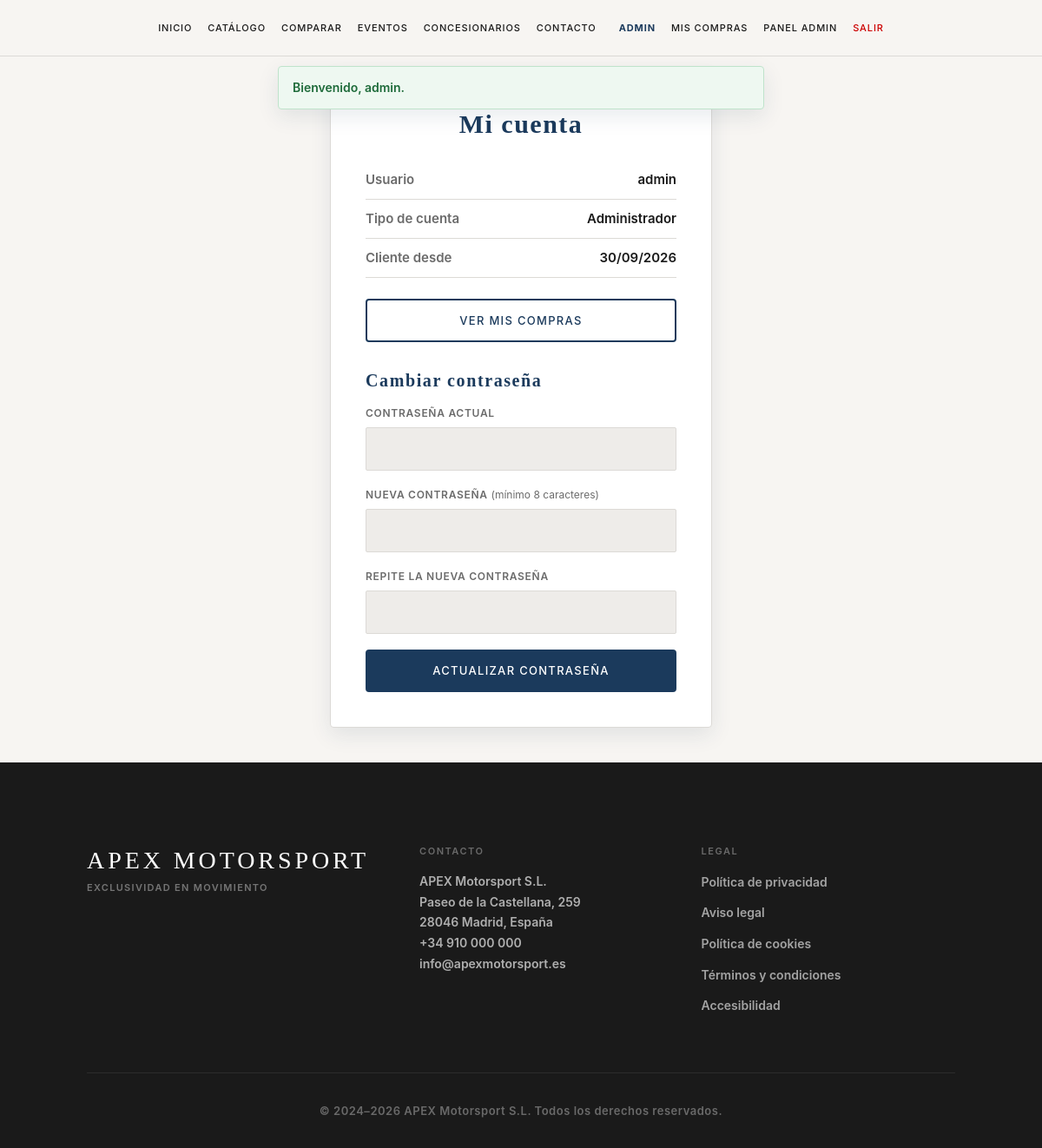
The app's page /cuenta.php (signed in) with its own data.
### tables this page shows
CREATE TABLE `usuarios` (
  `id`         INT UNSIGNED NOT NULL AUTO_INCREMENT,
  `usuario`    VARCHAR(50)  NOT NULL,
  `password`   VARCHAR(255) NOT NULL COMMENT 'Hash generado con password_hash()',
  `rol`        ENUM('usuario','admin') NOT NULL DEFAULT 'usuario',
  `created_at` DATETIME NOT NULL DEFAULT CURRENT_TIMESTAMP,
  PRIMARY KEY (`id`),
  UNIQUE KEY `uq_usuarios_usuario` (`usuario`)
);

### src/helpers.php (called while the page is built, shortened)
<?php
function db(): PDO
{
    return Database::connection();
}
function e(mixed $value): string
{
    return htmlspecialchars((string) $value, ENT_QUOTES | ENT_SUBSTITUTE, 'UTF-8');
}
function base_url(): string
{
    static $base = null;
    if ($base !== null) {
        return $base;
    }
    $script = str_replace('\\', '/', (string) realpath($_SERVER['SCRIPT_FILENAME'] ?? ''));
    $public = str_replace('\\', '/', (string) realpath(PUBLIC_PATH));
    $scriptName = str_replace('\\', '/', $_SERVER['SCRIPT_NAME'] ?? '');
    if ($script !== '' && str_starts_with($script, $public . '/')) {
        $relative = substr($script, strlen($public) + 1);
        if (str_ends_with($scriptName, $relative)) {
            return $base = substr($scriptName, 0, -strlen($relative));
        }
    }
    return $base = '/';
}
function url(string $path = ''): string
{
    return base_url() . ltrim($path, '/');
}
function view(string $template, array $data = []): void
{
    extract($data, EXTR_SKIP);
    require TEMPLATES_PATH . '/' . $template . '.php';
}
function field_attrs(array $errors, string $field): string
{
    return isset($errors[$field]) ? ' aria-invalid="true" aria-describedby="' . e($field) . '-error"' : '';
}

### src/Auth.php (called while the page is built, shortened)
<?php
final class Auth
{
    public static function user(): ?array
    {
        return $_SESSION[self::SESSION_KEY] ?? null;
    }
    public static function id(): ?int
    {
        return self::user()['id'] ?? null;
    }
    public static function isAdmin(): bool
    {
        return (self::user()['rol'] ?? null) === 'admin';
    }
}

### src/Repository/UserRepository.php (called while the page is built, shortened)
<?php
final class UserRepository
{
    public function find(int $id): ?array
    {
        $stmt = $this->pdo->prepare('SELECT id, usuario, rol, created_at FROM usuarios WHERE id = ?');
        $stmt->execute([$id]);
        return $stmt->fetch() ?: null;
    }
}

### src/bootstrap.php (called while the page is built, shortened)
<?php
spl_autoload_register(static function (string $class): void {
    $prefix = 'App\\';
    $file = __DIR__ . '/' . str_replace('\\', '/', substr($class, strlen($prefix))) . '.php';
});
require __DIR__ . '/helpers.php';

### src/Config.php (called while the page is built, shortened)
<?php
final class Config
{
    private static array $items = [];
    public static function load(array $items): void
    {
        self::$items = $items;
    }
    public static function get(string $key, mixed $default = null): mixed
    {
        $value = self::$items;
        foreach (explode('.', $key) as $segment) {
            $value = $value[$segment];
        }
        return $value;
    }
}

### src/Database.php (called while the page is built, shortened)
<?php
final class Database
{
    private static ?PDO $connection = null;
    public static function connection(): PDO
    {
        if (self::$connection === null) {
            $dsn = sprintf(
                'mysql:host=%s;port=%d;dbname=%s;charset=%s',
                Config::get('db.host', '127.0.0.1'),
                (int) Config::get('db.port', 3306),
                Config::get('db.name'),
                Config::get('db.charset', 'utf8mb4')
            );
            self::$connection = new PDO($dsn, Config::get('db.user'), Config::get('db.password'), [
                PDO::ATTR_ERRMODE            => PDO::ERRMODE_EXCEPTION,
                PDO::ATTR_DEFAULT_FETCH_MODE => PDO::FETCH_ASSOC,
                PDO::ATTR_EMULATE_PREPARES   => false,
            ]);
            self::$connection->exec("SET time_zone = '" . date('P') . "'");
        }
        return self::$connection;
    }
}

### public/cuenta.php (the view, shortened to what this page needs)
<?php
require __DIR__ . '/../src/bootstrap.php';
$repo = new UserRepository(db());
$user = $repo->find(Auth::id());
$errors = [];
view('layout/header', ['title' => 'Mi cuenta', 'styles' => ['forms.css']]);
?>
  <main class="page centered-page" id="contenido">
    <section class="card card--narrow">
      <h1 class="card__title">Mi cuenta</h1>
      <dl class="account-summary">
        <div><dt>Usuario</dt><dd><?= e($user['usuario']) ?></dd></div>
        <div><dt>Tipo de cuenta</dt><dd><?= $user['rol'] === 'admin' ? 'Administrador' : 'Cliente' ?></dd></div>
        <div><dt>Cliente desde</dt><dd><?= e((new DateTimeImmutable($user['created_at']))->format('d/m/Y')) ?></dd></div>
      </dl>
      <p class="account-links">
        <a href="<?= e(url('mis_compras.php')) ?>" class="btn btn--outline btn--block">Ver mis compras</a>
      </p>
      <h2 class="account-subtitle">Cambiar contraseña</h2>
      <form action="<?= e(url('cuenta.php')) ?>" method="post" class="form" novalidate>
        <p class="form-group">
          <label for="current_password">Contraseña actual</label>
          <input type="password" id="current_password" name="current_password" autocomplete="current-password"
                 required<?= field_attrs($errors, 'current_password') ?>>
        </p>
        <p class="form-group">
          <label for="password">Nueva contraseña <span class="hint">(mínimo <?= UserValidator::MIN_PASSWORD ?> caracteres)</span></label>
          <input type="password" id="password" name="password" autocomplete="new-password"
                 minlength="<?= UserValidator::MIN_PASSWORD ?>" required<?= field_attrs($errors, 'password') ?>>
        </p>
        <p class="form-group">
          <label for="password_confirmation">Repite la nueva contraseña</label>
          <input type="password" id="password_confirmation" name="password_confirmation" autocomplete="new-password"
                 required<?= field_attrs($errors, 'password_confirmation') ?>>
        </p>
        <button type="submit" class="btn btn--primary btn--block">Actualizar contraseña</button>
      </form>
    </section>
  </main>

### templates/partials/nav.php (shortened to what this page needs)
<?php
$home = $isHome ? '' : url('index.php');
$user = Auth::user();
?>
<nav class="nav-main" aria-label="Navegación principal">
  <ul class="nav-list" id="nav-list">
    <li class="nav-item"><a href="<?= e($home) ?>#inicio" class="nav-link">Inicio</a></li>
    <li class="nav-item"><a href="<?= e($home) ?>#catalogo" class="nav-link">Catálogo</a></li>
    <li class="nav-item"><a href="<?= e(url('comparar.php')) ?>" class="nav-link">Comparar</a></li>
    <li class="nav-item"><a href="<?= e($home) ?>#eventos" class="nav-link">Eventos</a></li>
    <li class="nav-item"><a href="<?= e($home) ?>#concesionarios" class="nav-link">Concesionarios</a></li>
    <li class="nav-item"><a href="<?= e($home) ?>#contacto" class="nav-link">Contacto</a></li>
    <?php if ($user === null): ?>
      <li class="nav-item nav-item--spaced">
        <a href="<?= e(url('login.php')) ?>" class="nav-link nav-link--accent">Iniciar sesión</a>
      </li>
      <li class="nav-item">
        <a href="<?= e(url('registro.php')) ?>" class="nav-link">Registrarse</a>
      </li>
    <?php else: ?>
      <li class="nav-item nav-item--spaced">
        <a href="<?= e(url('cuenta.php')) ?>" class="nav-link nav-link--accent" title="Mi cuenta">
          <?= e($user['usuario']) ?>
        </a>
      </li>
      <li class="nav-item"><a href="<?= e(url('mis_compras.php')) ?>" class="nav-link">Mis compras</a></li>
      <?php if (Auth::isAdmin()): ?>
        <li class="nav-item"><a href="<?= e(url('admin/')) ?>" class="nav-link">Panel admin</a></li>
      <?php endif; ?>
      <li class="nav-item">
        <form action="<?= e(url('logout.php')) ?>" method="post" class="inline-form">
          <button type="submit" class="nav-link nav-link--button nav-link--danger">Salir</button>
        </form>
      </li>
    <?php endif; ?>
  </ul>
</nav>

### public/assets/css/styles.css (style rules this page uses)
:root { --color-bg: #f7f5f2; --color-surface: #ffffff; --color-surface-2: #eeece9; --color-border: #dcdad6; --color-accent: #1b3a5c; --color-accent-hover: #142d47; --color-text: #1a1a1a; --color-text-muted: #6b6b6b; --color-danger: #cc0000; --color-danger-hover: #a30000; --color-success: #1e6b3a; --color-white: #ffffff; --font-heading: 'Alfaqix Algorithm', 'Cormorant Garamond', Georgia, 'Times New Roman', serif; --font-body: 'Alfaqix Algorithm', 'Inter', system-ui, -apple-system, sans-serif; --spacing-xs: 8px; --spacing-sm: 16px; --spacing-md: 32px; --spacing-lg: 64px; --spacing-xl: 96px; --radius-sm: 2px; --radius-md: 4px; --radius-lg: 8px; --transition-fast: 150ms ease; --transition-base: 300ms ease; --nav-height: 64px; --shadow-sm: 0 2px 8px rgba(27, 58, 92, 0.06); --shadow-md: 0 8px 24px rgba(27, 58, 92, 0.10); --shadow-lg: 0 16px 40px rgba(27, 58, 92, 0.14); }
html { font-size: 16px; background-color: var(--color-bg); }
body { font-family: var(--font-body); font-weight: 600; color: var(--color-text); background-color: var(--color-bg); line-height: 1.6; }
h1, h2, h3, h4, h5, h6 { font-family: var(--font-heading); font-weight: 600; line-height: 1.2; letter-spacing: 0.08em; color: var(--color-text); }
h1 { font-size: 48px; }
h2 { font-size: 36px; }
p { line-height: 1.7; }
a { color: var(--color-accent); text-decoration: none; transition: color var(--transition-fast); }
.btn { display: inline-flex; align-items: center; justify-content: center; gap: 8px; padding: 12px 32px; border: 2px solid transparent; border-radius: var(--radius-md); font-family: var(--font-body); font-size: 13px; font-weight: 500; letter-spacing: 0.1em; text-transform: uppercase; cursor: pointer; transition: all var(--transition-base); white-space: nowrap; box-sizing: border-box; }
.btn--primary { background-color: var(--color-accent); color: var(--color-white); border-color: var(--color-accent); }
.btn--outline { background-color: transparent; color: var(--color-accent); border-color: var(--color-accent); }
.nav-main { position: fixed; top: 0; left: 0; right: 0; height: var(--nav-height); background-color: rgba(247, 245, 242, 0.96); border-bottom: 1px solid var(--color-border); display: flex; align-items: center; justify-content: center; padding: 0 var(--spacing-md); z-index: 1000; }
.nav-list { display: flex; gap: var(--spacing-md); }
.nav-link { font-family: var(--font-body); font-size: 12px; font-weight: 500; letter-spacing: 0.14em; text-transform: uppercase; color: var(--color-text); padding: 4px 0; position: relative; }
.nav-link::after { content: ''; position: absolute; bottom: -2px; left: 0; right: 0; height: 1px; background-color: var(--color-accent); transform: scaleX(0); transform-origin: left; transition: transform var(--transition-base); }
.btn--block { display: flex; width: 100%; }
.inline-form { display: inline; margin: 0; }
.nav-item--spaced { margin-left: 20px; }
.nav-link--accent, .nav-link--accent:hover, .nav-link--accent:focus { color: var(--color-accent); font-weight: 700; }
.nav-link--danger, .nav-link--danger:hover, .nav-link--danger:focus { color: var(--color-danger); }
.nav-link { white-space: nowrap; }
.nav-link--button { background: none; border: 0; cursor: pointer; font-family: var(--font-body); }
.page { max-width: 1100px; margin: 0 auto; padding: calc(var(--nav-height) + var(--spacing-md)) 20px var(--spacing-lg); }

### public/assets/css/responsive.css (style rules this page uses)
@media (max-width: 1200px) and (min-width: 901px) { .nav-main { padding: 0 var(--spacing-sm); } }
@media (max-width: 1200px) and (min-width: 901px) { .nav-list { gap: 18px; } }
@media (max-width: 1200px) and (min-width: 901px) { .nav-link { letter-spacing: 0.08em; font-size: 11px; } }
@media (max-width: 1200px) and (min-width: 901px) { .nav-item--spaced { margin-left: 8px; } }

### records on screen
usuarios: usuario "ADMIN", usuario "admin", created_at "30/09/2026"

### other values on screen
$msg['message'] "Bienvenido, admin."
UserValidator::MIN_PASSWORD "8"
